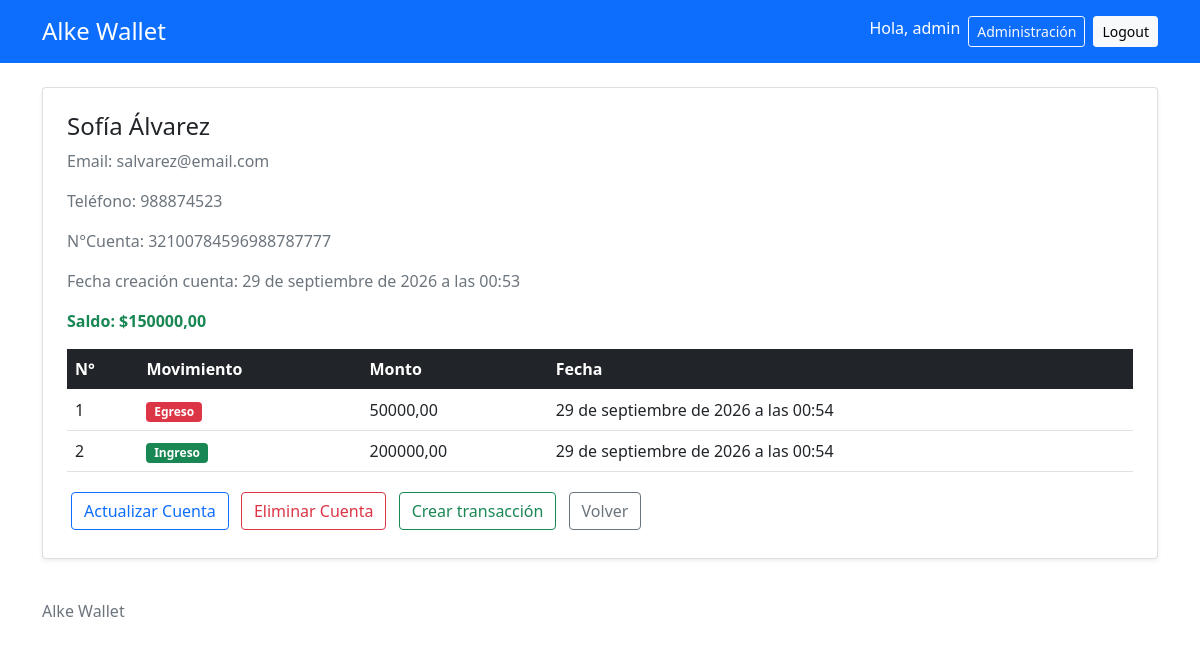
/clientes/20/ (signed in), run on the app's committed database.
### gestion/models.py (models this page shows, shortened)
class Cliente(models.Model):
    nombre = models.CharField(max_length=100)
    email = models.EmailField(unique=True)
    telefono = models.CharField(max_length=20, blank=True)
    fecha_registro = models.DateTimeField(auto_now_add=True)
    class Meta:
        ordering = ["nombre"]
        verbose_name = "Cliente"
        verbose_name_plural = "Clientes"

class Cuenta(models.Model):
    cliente = models.OneToOneField(Cliente, on_delete=models.PROTECT, related_name="cuenta")
    numero = models.CharField(max_length=20, unique=True)
    contactos_autorizados = models.ManyToManyField(Cliente, blank=True, related_name="cuentas_autorizadas")
    fecha_creacion = models.DateTimeField(auto_now_add=True)
    class Meta:
        verbose_name = "Cuenta"
        verbose_name_plural = "Cuentas"
    @property
    def saldo(self):
        ingresos = self.transacciones.filter(tipo="ingreso").aggregate(total=Sum("monto"))["total"] or Decimal("0.00")
        egresos = self.transacciones.filter(tipo="egreso").aggregate(total=Sum("monto"))["total"] or Decimal("0.00")
        return ingresos - egresos

class Transaccion(models.Model):
    TIPOS = [
        ("","Seleccione una opción"),
        ("ingreso", "Ingreso"),
        ("egreso", "Egreso"),
    ]
    cuenta = models.ForeignKey(Cuenta, on_delete=models.PROTECT, related_name="transacciones")
    tipo = models.CharField(max_length=10, choices=TIPOS)
    monto = models.DecimalField(max_digits=12, decimal_places=2, validators=[MinValueValidator(Decimal("0.01"))],)
    descripcion = models.CharField(max_length=100)
    fecha = models.DateTimeField(auto_now_add=True)
    class Meta:
        ordering = ["-fecha", "-pk"]
        verbose_name = "Transacción"
        verbose_name_plural = "Transacciones"

### gestion/views.py (the view)
# urls.py: path("clientes/<int:pk>/", ClienteDetailView.as_view(), name="detalle_cliente"),
class ClienteDetailView(AccesoPersonalMixin, DetailView):
    model = Cliente
    template_name = "gestion/detalle_cliente.html"
    context_object_name = "cliente"
    def get_context_data(self, **kwargs):
        contexto = super().get_context_data(**kwargs)
        cuenta = Cuenta.objects.filter(
            cliente=self.object
        ).first()
        contexto["cuenta"] = cuenta
        contexto["titulo"] = "Detalle cliente"
        contexto["movimientos"] = cuenta.transacciones.all() if cuenta else []
        return contexto

### gestion/views.py (called while the page is built)
    def test_func(self):
        return self.request.user.is_staff

### gestion/templates/gestion/detalle_cliente.html (shortened to what this page needs)
{% extends "base.html" %}
{% block content %}
<div class="row justify-content-center">
    <div class="col-bd-8">
        <div class="card shadow-sm">
            <div class="card-body p-4">
                <h1 class="h4">{{ cliente.nombre }}</h1>
                <p class="text-muted">Email: {{ cliente.email }}</p>
                <p class="text-muted">Teléfono: {{ cliente.telefono }}</p>
                {% if cuenta %}
                    <p class="text-muted">N°Cuenta: {{ cuenta.numero }}</p>
                    <p class="text-muted">Fecha creación cuenta: {{cuenta.fecha_creacion}}</p>
                <p class="{% if cuenta.saldo < 0 %}text-danger{% elif cuenta.saldo == 0%}text-info{% else %}text-success{% endif %}"><strong>Saldo: ${{cuenta.saldo|floatformat:2}}</strong></p>
                    <div class="table-responsive">
                        <table class="table table-hover">
                            <thead class="table-dark">
                                <tr>
                                    <th>N°</th>
                                    <th>Movimiento</th>
                                    <th>Monto</th>
                                    <th>Fecha</th>
                                </tr>
                            </thead>
                            <tbody>
                                {% for m in movimientos %}
                                    <tr>
                                        <td>{{forloop.counter}}</td>
                                        <td><span class="{% if m.tipo == 'ingreso' %}badge bg-success{% else %}badge bg-danger{% endif %}">{{m.get_tipo_display}}</span></td>
                                        <td>{{m.monto}}</td>
                                        <td>{{m.fecha}}</td>
                                    </tr>
                                {% empty %}
                                    <tr>
                                        <td colspan="4" class="text-center text-muted">Sin transacciones.</td>
                                    </tr>
                                {% endfor %}
                            </tbody>
                        </table>
                    </div>
                    <a href="{% url 'actualizar_cuenta' cuenta.pk %}" class="btn btn-outline-primary m-1">Actualizar Cuenta</a>
                    <a href="{% url 'eliminar_cuenta' cuenta.pk %}" class="btn btn-outline-danger m-1">Eliminar Cuenta</a>
                    <a href="{% url 'crear_transaccion' cuenta.pk %}" class="btn btn-outline-success m-1">Crear transacción</a>
                {% else %}
                    <p class="text-danger"><strong>Sin cuenta asociada.</strong></p>
                    <a href="{% url 'crear_cuenta' cliente.pk %}" class="btn btn-outline-primary m-1">Crear Cuenta</a>
                {% endif %}
                <a href="{% url 'lista_clientes' %}" class="btn btn-outline-secondary m-1">Volver</a>
            </div>
        </div>
    </div>
</div>
{% endblock %}

### gestion/templates/base.html (shortened to what this page needs)
{% load static %}
<!DOCTYPE html>
<html lang="es">
    <head>
        <link href="https://cdn.jsdelivr.net/npm/bootstrap@5.0.2/dist/css/bootstrap.min.css" rel="stylesheet">
    </head>
    <body>
        <header class="bg-primary text-white py-3">
            <div class="container">
                <div class="d-flex flex-wrap gap-3 justify-content-between align-items-center">
                    <a href="{% url 'lista_clientes' %}" class="h4 text-white text-decoration-none mb-0">Alke Wallet</a>
                    {% if user.is_authenticated %}
                        <div class="d-flex flex-wrap gap-2">
                            <span>Hola, {{ user.username }}</span>
                            {% if user.is_staff %}
                                <a href="{% url 'admin:index' %}" class="btn btn-outline-light btn-sm">Administración</a>
                            {% endif %}
                            <form method="post" action="{% url 'logout' %}">
                                <button type="submit" class="btn btn-light btn-sm">Logout</button>
                            </form>
                        </div>
                    {% endif %}
                </div>
            </div>
        </header>
        <main class="container py-4">
            {% block content %}
            {% endblock %}
        </main>
        <footer class="container boder-top py-3 text-muted">
            Alke Wallet
        </footer>
    </body>
</html>

### data on the page
Cliente: nombre "Sofía Álvarez", email "salvarez@email.com", telefono "988874523"
Cuenta: numero "32100784596988787777", fecha_creacion "29 de septiembre de 2026 a las 00:53", saldo "150000,00"
Transaccion: tipo "Egreso", monto "50000,00", fecha "29 de septiembre de 2026 a las 00:54"
Transaccion: tipo "Ingreso", monto "200000,00", fecha "29 de septiembre de 2026 a las 00:54"

### other printed values
{{ user.username }} "admin"
